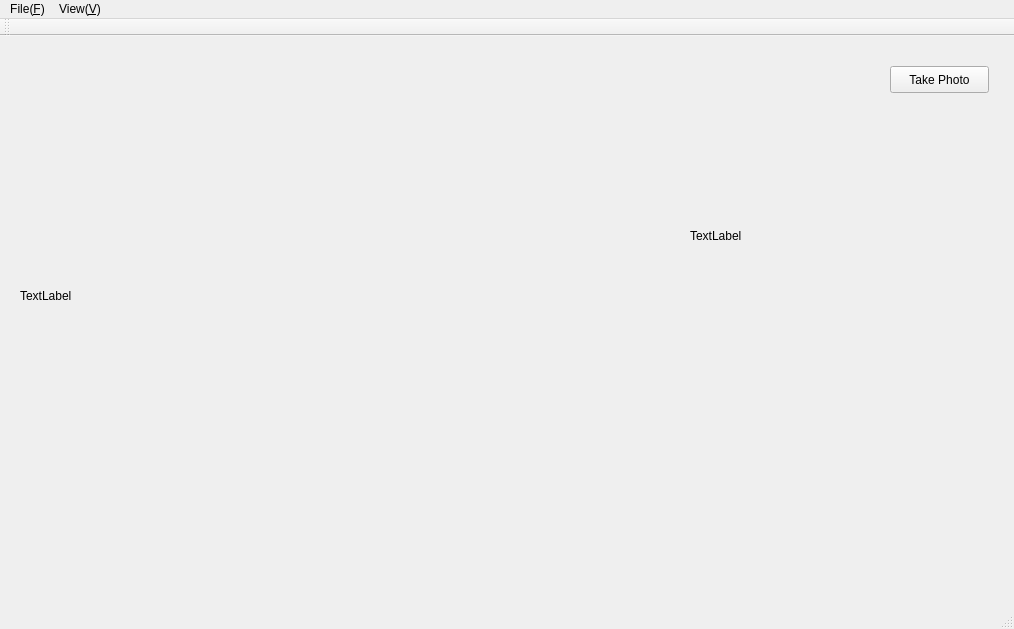
<?xml version="1.0" encoding="UTF-8"?>
<ui version="4.0">
 <class>MainWindow</class>
 <widget class="QMainWindow" name="MainWindow">
  <property name="geometry">
   <rect>
    <x>0</x>
    <y>0</y>
    <width>1014</width>
    <height>629</height>
   </rect>
  </property>
  <property name="windowTitle">
   <string>MainWindow</string>
  </property>
  <widget class="QWidget" name="centralWidget">
   <widget class="QLabel" name="label">
    <property name="geometry">
     <rect>
      <x>20</x>
      <y>20</y>
      <width>640</width>
      <height>480</height>
     </rect>
    </property>
    <property name="text">
     <string>TextLabel</string>
    </property>
   </widget>
   <widget class="QPushButton" name="pushButton">
    <property name="geometry">
     <rect>
      <x>890</x>
      <y>30</y>
      <width>99</width>
      <height>27</height>
     </rect>
    </property>
    <property name="text">
     <string>Take Photo</string>
    </property>
   </widget>
   <widget class="QLabel" name="label_2">
    <property name="geometry">
     <rect>
      <x>690</x>
      <y>80</y>
      <width>320</width>
      <height>240</height>
     </rect>
    </property>
    <property name="text">
     <string>TextLabel</string>
    </property>
   </widget>
  </widget>
  <widget class="QMenuBar" name="menuBar">
   <property name="geometry">
    <rect>
     <x>0</x>
     <y>0</y>
     <width>1014</width>
     <height>25</height>
    </rect>
   </property>
   <widget class="QMenu" name="menuFile_F">
    <property name="title">
     <string>File(&amp;F)</string>
    </property>
   </widget>
   <widget class="QMenu" name="menuView_V">
    <property name="title">
     <string>View(&amp;V)</string>
    </property>
    <addaction name="actionView_vote_image"/>
    <addaction name="actionSetting_Window"/>
   </widget>
   <addaction name="menuFile_F"/>
   <addaction name="menuView_V"/>
  </widget>
  <widget class="QToolBar" name="mainToolBar">
   <attribute name="toolBarArea">
    <enum>TopToolBarArea</enum>
   </attribute>
   <attribute name="toolBarBreak">
    <bool>false</bool>
   </attribute>
  </widget>
  <widget class="QStatusBar" name="statusBar"/>
  <action name="actionView_vote_image">
   <property name="text">
    <string>View vote image</string>
   </property>
  </action>
  <action name="actionSetting_Window">
   <property name="text">
    <string>Setting Window</string>
   </property>
  </action>
 </widget>
 <layoutdefault spacing="6" margin="11"/>
 <resources/>
 <connections/>
</ui>
